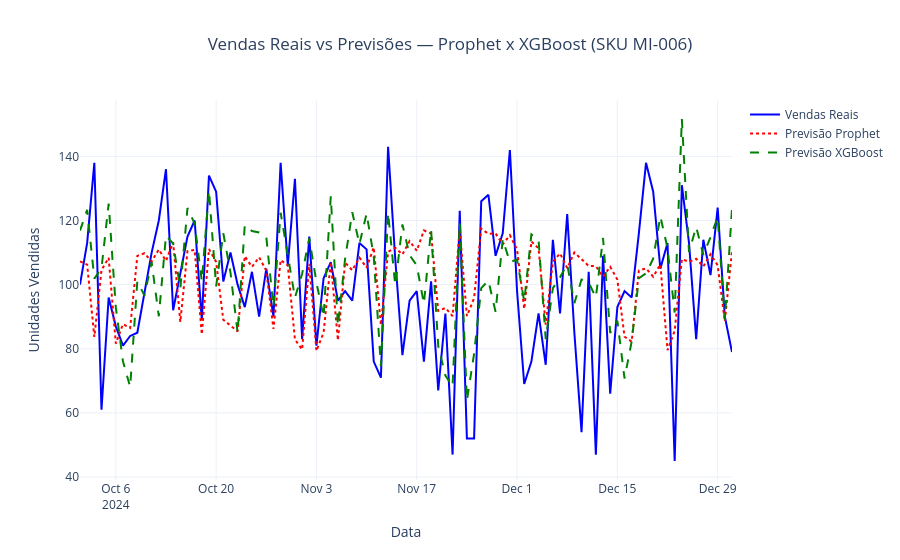

The notebook cell this image was saved under:
### Code cell
# VISUALIZAR COMPARAÇÃO DAS PREVISÕES:
fig = go.Figure()

fig.add_trace(go.Scatter(
    x=df_compare['data'],
    y=df_compare['real'],
    mode='lines',
    name='Vendas Reais',
    line=dict(color = 'blue',width=2)
))

fig.add_trace(go.Scatter(
    x=df_compare['data'],
    y=df_compare['predito_prophet'],
    mode='lines',
    name='Previsão Prophet',
    line=dict(color = 'red', dash='dot')
))

fig.add_trace(go.Scatter(
    x=df_compare['data'],
    y=df_compare['predito_xgb'],
    mode='lines',
    name='Previsão XGBoost',
    line=dict(color = 'green', dash='dash')
))

fig.update_layout(
    title='Vendas Reais vs Previsões — Prophet x XGBoost (SKU MI-006)',
    xaxis_title='Data',
    yaxis_title='Unidades Vendidas',
    title_x=0.5,
    template = 'plotly_white'
)

fig.show()
